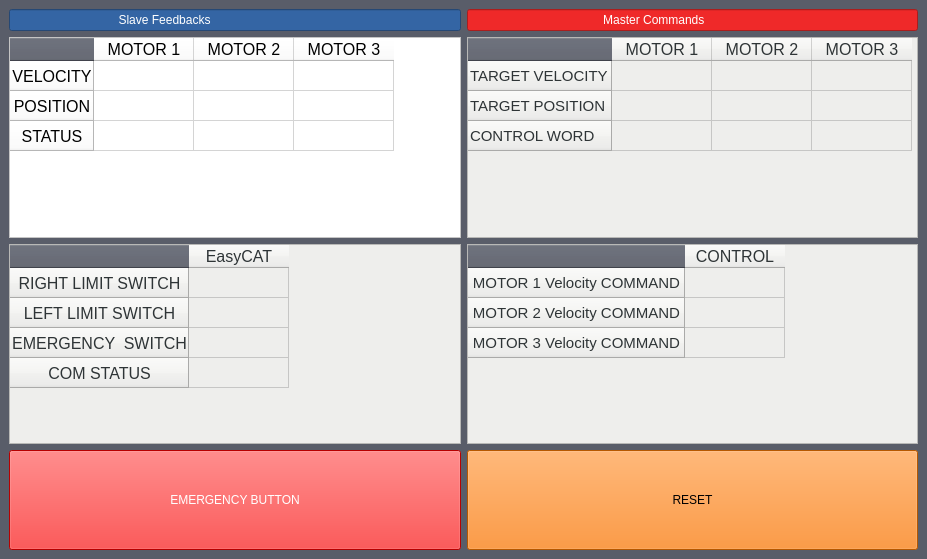
<?xml version="1.0" encoding="UTF-8"?>
<ui version="4.0">
 <class>MainWindow</class>
 <widget class="QMainWindow" name="MainWindow">
  <property name="enabled">
   <bool>true</bool>
  </property>
  <property name="geometry">
   <rect>
    <x>0</x>
    <y>0</y>
    <width>927</width>
    <height>559</height>
   </rect>
  </property>
  <property name="sizePolicy">
   <sizepolicy hsizetype="MinimumExpanding" vsizetype="MinimumExpanding">
    <horstretch>0</horstretch>
    <verstretch>0</verstretch>
   </sizepolicy>
  </property>
  <property name="windowTitle">
   <string>QRosApp</string>
  </property>
  <property name="styleSheet">
   <string notr="true">background-color: rgb(89, 93, 105);</string>
  </property>
  <widget class="QWidget" name="centralwidget">
   <layout class="QGridLayout" name="gridLayout">
    <item row="1" column="0" colspan="2">
     <layout class="QHBoxLayout" name="horizontalLayout">
      <property name="sizeConstraint">
       <enum>QLayout::SetDefaultConstraint</enum>
      </property>
      <item>
       <layout class="QVBoxLayout" name="verticalLayout_2">
        <item>
         <widget class="QTableWidget" name="table_motor_feedback">
          <property name="enabled">
           <bool>false</bool>
          </property>
          <property name="sizePolicy">
           <sizepolicy hsizetype="Expanding" vsizetype="Expanding">
            <horstretch>0</horstretch>
            <verstretch>0</verstretch>
           </sizepolicy>
          </property>
          <property name="styleSheet">
           <string notr="true">color: rgb(0, 0, 0);
selection-background-color: rgb(255, 255, 255);
selection-color: rgb(255, 255, 255);
background-color: rgb(255, 255, 255);
alternate-background-color: rgb(255, 255, 255);</string>
          </property>
          <row>
           <property name="text">
            <string>VELOCITY</string>
           </property>
           <property name="font">
            <font>
             <pointsize>12</pointsize>
            </font>
           </property>
           <property name="textAlignment">
            <set>AlignCenter</set>
           </property>
          </row>
          <row>
           <property name="text">
            <string>POSITION</string>
           </property>
           <property name="font">
            <font>
             <pointsize>12</pointsize>
            </font>
           </property>
           <property name="textAlignment">
            <set>AlignCenter</set>
           </property>
          </row>
          <row>
           <property name="text">
            <string>STATUS</string>
           </property>
           <property name="font">
            <font>
             <pointsize>12</pointsize>
            </font>
           </property>
           <property name="textAlignment">
            <set>AlignCenter</set>
           </property>
          </row>
          <column>
           <property name="text">
            <string>MOTOR 1</string>
           </property>
           <property name="font">
            <font>
             <pointsize>12</pointsize>
            </font>
           </property>
           <property name="textAlignment">
            <set>AlignCenter</set>
           </property>
          </column>
          <column>
           <property name="text">
            <string>MOTOR 2</string>
           </property>
           <property name="font">
            <font>
             <pointsize>12</pointsize>
            </font>
           </property>
           <property name="textAlignment">
            <set>AlignCenter</set>
           </property>
          </column>
          <column>
           <property name="text">
            <string>MOTOR 3</string>
           </property>
           <property name="font">
            <font>
             <pointsize>12</pointsize>
            </font>
           </property>
           <property name="textAlignment">
            <set>AlignCenter</set>
           </property>
          </column>
         </widget>
        </item>
        <item>
         <widget class="QTableWidget" name="table_easycat">
          <property name="enabled">
           <bool>false</bool>
          </property>
          <property name="sizePolicy">
           <sizepolicy hsizetype="MinimumExpanding" vsizetype="MinimumExpanding">
            <horstretch>0</horstretch>
            <verstretch>0</verstretch>
           </sizepolicy>
          </property>
          <property name="minimumSize">
           <size>
            <width>0</width>
            <height>0</height>
           </size>
          </property>
          <property name="styleSheet">
           <string notr="true">color: rgb(46, 52, 54);
selection-background-color: rgb(238, 238, 236);
selection-color: rgb(238, 238, 236);
background-color: rgb(238, 238, 236);
alternate-background-color: rgb(238, 238, 236);</string>
          </property>
          <row>
           <property name="text">
            <string>RIGHT LIMIT SWITCH</string>
           </property>
           <property name="font">
            <font>
             <pointsize>12</pointsize>
            </font>
           </property>
           <property name="textAlignment">
            <set>AlignCenter</set>
           </property>
          </row>
          <row>
           <property name="text">
            <string>LEFT LIMIT SWITCH</string>
           </property>
           <property name="font">
            <font>
             <pointsize>12</pointsize>
            </font>
           </property>
           <property name="textAlignment">
            <set>AlignCenter</set>
           </property>
          </row>
          <row>
           <property name="text">
            <string>EMERGENCY  SWITCH</string>
           </property>
           <property name="font">
            <font>
             <pointsize>12</pointsize>
            </font>
           </property>
           <property name="textAlignment">
            <set>AlignCenter</set>
           </property>
          </row>
          <row>
           <property name="text">
            <string>COM STATUS</string>
           </property>
           <property name="font">
            <font>
             <pointsize>12</pointsize>
            </font>
           </property>
           <property name="textAlignment">
            <set>AlignCenter</set>
           </property>
          </row>
          <column>
           <property name="text">
            <string>EasyCAT</string>
           </property>
           <property name="font">
            <font>
             <pointsize>12</pointsize>
            </font>
           </property>
           <property name="textAlignment">
            <set>AlignCenter</set>
           </property>
          </column>
         </widget>
        </item>
       </layout>
      </item>
      <item>
       <layout class="QVBoxLayout" name="verticalLayout_4">
        <item>
         <widget class="QTableWidget" name="table_master_commands">
          <property name="enabled">
           <bool>false</bool>
          </property>
          <property name="sizePolicy">
           <sizepolicy hsizetype="MinimumExpanding" vsizetype="MinimumExpanding">
            <horstretch>0</horstretch>
            <verstretch>0</verstretch>
           </sizepolicy>
          </property>
          <property name="minimumSize">
           <size>
            <width>0</width>
            <height>100</height>
           </size>
          </property>
          <property name="styleSheet">
           <string notr="true">color: rgb(46, 52, 54);
selection-background-color: rgb(238, 238, 236);
selection-color: rgb(238, 238, 236);
background-color: rgb(238, 238, 236);
alternate-background-color: rgb(238, 238, 236);</string>
          </property>
          <property name="verticalScrollBarPolicy">
           <enum>Qt::ScrollBarAlwaysOff</enum>
          </property>
          <property name="horizontalScrollBarPolicy">
           <enum>Qt::ScrollBarAlwaysOff</enum>
          </property>
          <row>
           <property name="text">
            <string>TARGET VELOCITY</string>
           </property>
           <property name="font">
            <font>
             <pointsize>11</pointsize>
            </font>
           </property>
          </row>
          <row>
           <property name="text">
            <string>TARGET POSITION</string>
           </property>
           <property name="font">
            <font>
             <pointsize>11</pointsize>
            </font>
           </property>
          </row>
          <row>
           <property name="text">
            <string>CONTROL WORD</string>
           </property>
           <property name="font">
            <font>
             <pointsize>11</pointsize>
            </font>
           </property>
          </row>
          <column>
           <property name="text">
            <string>MOTOR 1</string>
           </property>
           <property name="font">
            <font>
             <pointsize>12</pointsize>
            </font>
           </property>
          </column>
          <column>
           <property name="text">
            <string>MOTOR 2</string>
           </property>
           <property name="font">
            <font>
             <pointsize>12</pointsize>
            </font>
           </property>
          </column>
          <column>
           <property name="text">
            <string>MOTOR 3</string>
           </property>
           <property name="font">
            <font>
             <pointsize>12</pointsize>
            </font>
           </property>
          </column>
         </widget>
        </item>
        <item>
         <widget class="QTableWidget" name="table_controller_node">
          <property name="enabled">
           <bool>false</bool>
          </property>
          <property name="sizePolicy">
           <sizepolicy hsizetype="MinimumExpanding" vsizetype="MinimumExpanding">
            <horstretch>0</horstretch>
            <verstretch>0</verstretch>
           </sizepolicy>
          </property>
          <property name="styleSheet">
           <string notr="true">color: rgb(46, 52, 54);
selection-background-color: rgb(238, 238, 236);
selection-color: rgb(238, 238, 236);
background-color: rgb(238, 238, 236);
alternate-background-color: rgb(238, 238, 236);</string>
          </property>
          <row>
           <property name="text">
            <string>MOTOR 1 Velocity COMMAND</string>
           </property>
           <property name="font">
            <font>
             <pointsize>11</pointsize>
            </font>
           </property>
           <property name="textAlignment">
            <set>AlignCenter</set>
           </property>
          </row>
          <row>
           <property name="text">
            <string>MOTOR 2 Velocity COMMAND</string>
           </property>
           <property name="font">
            <font>
             <pointsize>11</pointsize>
            </font>
           </property>
           <property name="textAlignment">
            <set>AlignCenter</set>
           </property>
          </row>
          <row>
           <property name="text">
            <string>MOTOR 3 Velocity COMMAND</string>
           </property>
           <property name="font">
            <font>
             <pointsize>11</pointsize>
            </font>
           </property>
           <property name="textAlignment">
            <set>AlignCenter</set>
           </property>
          </row>
          <column>
           <property name="text">
            <string>CONTROL</string>
           </property>
           <property name="font">
            <font>
             <pointsize>12</pointsize>
            </font>
           </property>
           <property name="textAlignment">
            <set>AlignCenter</set>
           </property>
          </column>
          <item row="0" column="0">
           <property name="text">
            <string/>
           </property>
           <property name="background">
            <brush brushstyle="NoBrush">
             <color alpha="255">
              <red>238</red>
              <green>238</green>
              <blue>236</blue>
             </color>
            </brush>
           </property>
          </item>
         </widget>
        </item>
       </layout>
      </item>
     </layout>
    </item>
    <item row="2" column="0" colspan="2">
     <layout class="QVBoxLayout" name="verticalLayout">
      <property name="sizeConstraint">
       <enum>QLayout::SetDefaultConstraint</enum>
      </property>
      <item>
       <layout class="QHBoxLayout" name="horizontalLayout_2">
        <item>
         <widget class="QPushButton" name="emergency_button_">
          <property name="enabled">
           <bool>true</bool>
          </property>
          <property name="sizePolicy">
           <sizepolicy hsizetype="Minimum" vsizetype="Maximum">
            <horstretch>0</horstretch>
            <verstretch>0</verstretch>
           </sizepolicy>
          </property>
          <property name="minimumSize">
           <size>
            <width>100</width>
            <height>100</height>
           </size>
          </property>
          <property name="styleSheet">
           <string notr="true">color: rgb(255, 255, 255);
background-color: rgb(255, 0,0);
font: bold 75 15pt &quot;Noto Sans&quot;;</string>
          </property>
          <property name="text">
           <string>EMERGENCY BUTTON</string>
          </property>
         </widget>
        </item>
        <item>
         <widget class="QPushButton" name="button_reset_">
          <property name="sizePolicy">
           <sizepolicy hsizetype="Minimum" vsizetype="Fixed">
            <horstretch>0</horstretch>
            <verstretch>0</verstretch>
           </sizepolicy>
          </property>
          <property name="minimumSize">
           <size>
            <width>100</width>
            <height>100</height>
           </size>
          </property>
          <property name="styleSheet">
           <string notr="true">color: rgb(0, 0, 0);
background-color:rgb(255,123,0);
font: bold 75 15pt &quot;Noto Sans&quot;;</string>
          </property>
          <property name="text">
           <string>RESET</string>
          </property>
         </widget>
        </item>
       </layout>
      </item>
     </layout>
    </item>
    <item row="0" column="0">
     <widget class="QLineEdit" name="lineEdit">
      <property name="enabled">
       <bool>false</bool>
      </property>
      <property name="styleSheet">
       <string notr="true">color: rgb(255, 255, 255);
background-color: rgb(52, 101, 164);
font: 75 12pt &quot;Noto Sans&quot;;</string>
      </property>
      <property name="text">
       <string>                                Slave Feedbacks</string>
      </property>
     </widget>
    </item>
    <item row="0" column="1">
     <widget class="QLineEdit" name="lineEdit_2">
      <property name="enabled">
       <bool>false</bool>
      </property>
      <property name="styleSheet">
       <string notr="true">color: rgb(255, 255, 255);
background-color: rgb(239, 41, 41);
font: 75 12pt &quot;Noto Sans&quot;;</string>
      </property>
      <property name="text">
       <string>                                        Master Commands</string>
      </property>
     </widget>
    </item>
   </layout>
  </widget>
  <action name="action_Quit">
   <property name="text">
    <string>&amp;Quit</string>
   </property>
   <property name="shortcut">
    <string>Ctrl+Q</string>
   </property>
   <property name="shortcutContext">
    <enum>Qt::ApplicationShortcut</enum>
   </property>
  </action>
  <action name="action_Preferences">
   <property name="text">
    <string>&amp;Preferences</string>
   </property>
  </action>
  <action name="actionAbout">
   <property name="text">
    <string>&amp;About</string>
   </property>
  </action>
  <action name="actionAbout_Qt">
   <property name="text">
    <string>About &amp;Qt</string>
   </property>
  </action>
 </widget>
 <resources>
  <include location="../resources/resources.qrc"/>
 </resources>
 <connections>
  <connection>
   <sender>action_Quit</sender>
   <signal>triggered()</signal>
   <receiver>MainWindow</receiver>
   <slot>close()</slot>
   <hints>
    <hint type="sourcelabel">
     <x>-1</x>
     <y>-1</y>
    </hint>
    <hint type="destinationlabel">
     <x>399</x>
     <y>269</y>
    </hint>
   </hints>
  </connection>
 </connections>
</ui>
